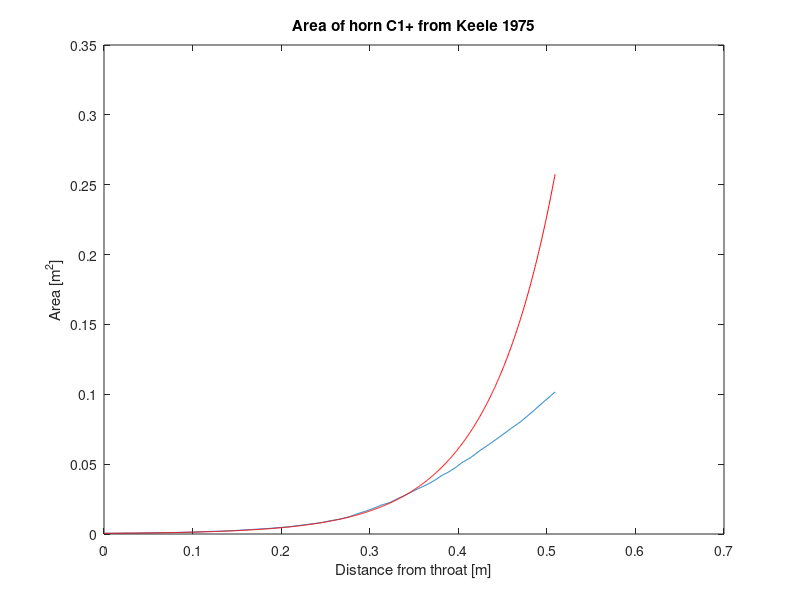

Recreate this plot in MATLAB.
h = [...
0 17.111;...
4.162 15.443;...
6.986 13.615;...
11.14 11.953;...
17.45 13.615;...
23.218 16.57;...
46.445 31.38;...
74.028	46.222;...
100.443 61.885;...
127.132 78.039;...
144.69 88.574;...
180.041 109.645;...
203.199 122.555;...
235.689 142.98;...
263.197 157.645;...
294.432 176.365;...
324.578 193.276;...
344.062 210.187;...
369.06	232.612;...
383.398 253.566;...
395.162 277.094;...
401.947 293.326;...
408.7 310.992;...
413.342 323.567;...
417.713 341.582;...
420.111 355.034;...
423.94	367.184;...
428.798 413.914]

v = [...
0	16.272;...
4.939	18.937;...
9.409	20.786;...
14.496	19.245;...
20.509	16.316;...
27.025	14.466;...
34.537	11.537;...
41.782	10.766;...
48.411	9.092;...
54.05	9.801;...
64.177	9.023;...
76.581	9.287;...
88.985	10.607;...
103.765	12.19;...
128.837	12.454;...
146.255	13.246;...
165.521	15.885;...
183.467	17.469;...
204.346	22.072;...
230.359	27.393;...
245.435	33.157;...
265.428	40.458;...
317.031	60.608;...
370.602	80.916;...
411.885	95.168;...
435.476	104.506;...
453.169	110.896;...
469.368	121.217;...
489.248	138.28;...
515.892	161.371;...
538.983	180.91;...
554.968	192.455;...
570.51	205.777]

C1_plus =[0.002905326431791533 0.5028518951410881;...
0.3408916346635493 0.5012890298881274;...
0.6790716313240939 0.5332496243112352;...
1.0510502588078143 0.5650539322090502;...
1.4566338286859244 0.5631784939054931;...
1.896403406244782 0.6281936884287838;...
2.4375688762731675 0.6927400233761887;...
3.1137351811654694 0.7231377525463358;...
3.587303389547504 0.7879966605443265;...
3.9930806478543994 0.8196446819168486;...
4.636029387209884 0.9507690766405013;...
5.1094039071631325 0.982104524962427;...
5.819949908164968 1.1129163466354974;...
6.462898647520456 1.2440407413591572;...
7.004257805977625 1.3421105359826306;...
7.511818333611622 1.440336617131404;...
7.917982968776091 1.5390315578560632;...
8.256356653865419 1.6045156119552502;...
8.662714977458675 1.736734012355985;...
9.13667056269828 1.8686398397061268;...
9.644424778761064 2.0003893805309723;...
10.050976790783103 2.166131240607779;...
10.491133745199534 2.298193354483214;...
10.897685757221574 2.463935214560024;...
11.236834196026049 2.6635131073634994;...
11.609587577224913 2.8294112539656027;...
12.016333277675741 3.0286765737184815;...
12.321489397228254 3.1948872933711776;...
12.69404908999833 3.3272619802972088;...
13.100988478877941 3.5600507597261597;...
13.439943229253632 3.726105192853563;...
13.745099348806143 3.892315912506259;...
14.016263149106695 4.025159459008181;...
14.389016530305561 4.191057605610283;...
14.761963599933214 4.39047921188846;...
15.03332108866255 4.556846218066452;...
15.270492569711134 4.656322591417599;...
15.643439639338787 4.855744197695772;...
15.914797128068127 5.0221112038737665;...
16.28755050926699 5.18800935047587;...
16.694489898146603 5.420798129904824;...
17.03344464852229 5.586852563032226;...
17.372399398897983 5.7529069961596235;...
17.711354149273667 5.918961429287023;...
18.118099849724498 6.118226749039906;...
18.49085323092336 6.284124895642009;...
19.067173150776423 6.5831791617966235;...
19.50791117047921 6.815811654700283;...
20.050238771080316 7.081498747704121];



%Exp conical transition at 279.4 mm

zq = [0:max(C1_plus(:,1))/1000:max(C1_plus(:,1))] %points to interpolate at
zq_m = zq*0.0254; %meters version
C1_plusI = interp1(C1_plus(:,1),  C1_plus(:,2), zq,  'extrap');

%Underlying hyperbolic throat expansion
A0 = pi*(0.49*0.0254).^2; %Initial Throat area
t = 0.6; %Hyperbolic throat t value
fc = 360; %Hyperbolic cutoff frequency
x0 = 343/(2*pi*fc);
At = A0*(cosh(zq_m/x0)+t*sinh(zq_m/x0)).^2; %Throat section area
k_e = 4*pi*fc/343;
k_e_2 = 1/2*x0
theta_i = deg2rad(108.2);

%Make a super basic exponential horn plot and join

%We use the circular horn example as its easier to see
C1_a = pi*(0.0254.*C1_plusI).^2; %Area [m]
figure(1)
plot(zq_m, C1_a)
hold;
plot(zq_m, At, 'r');
title('Area of horn C1+ from Keele 1975');
xlabel('Distance from throat [m]');
ylabel('Area [m^2]');
hold off; 
 
%figure(2)
%plot(zq_m, gradient(C1_a))
%title('Gradient of Area of horn C1+ from Keele 1975');
%xlabel('Distance from throat [m]');
%ylabel('Gradient(Area)');
